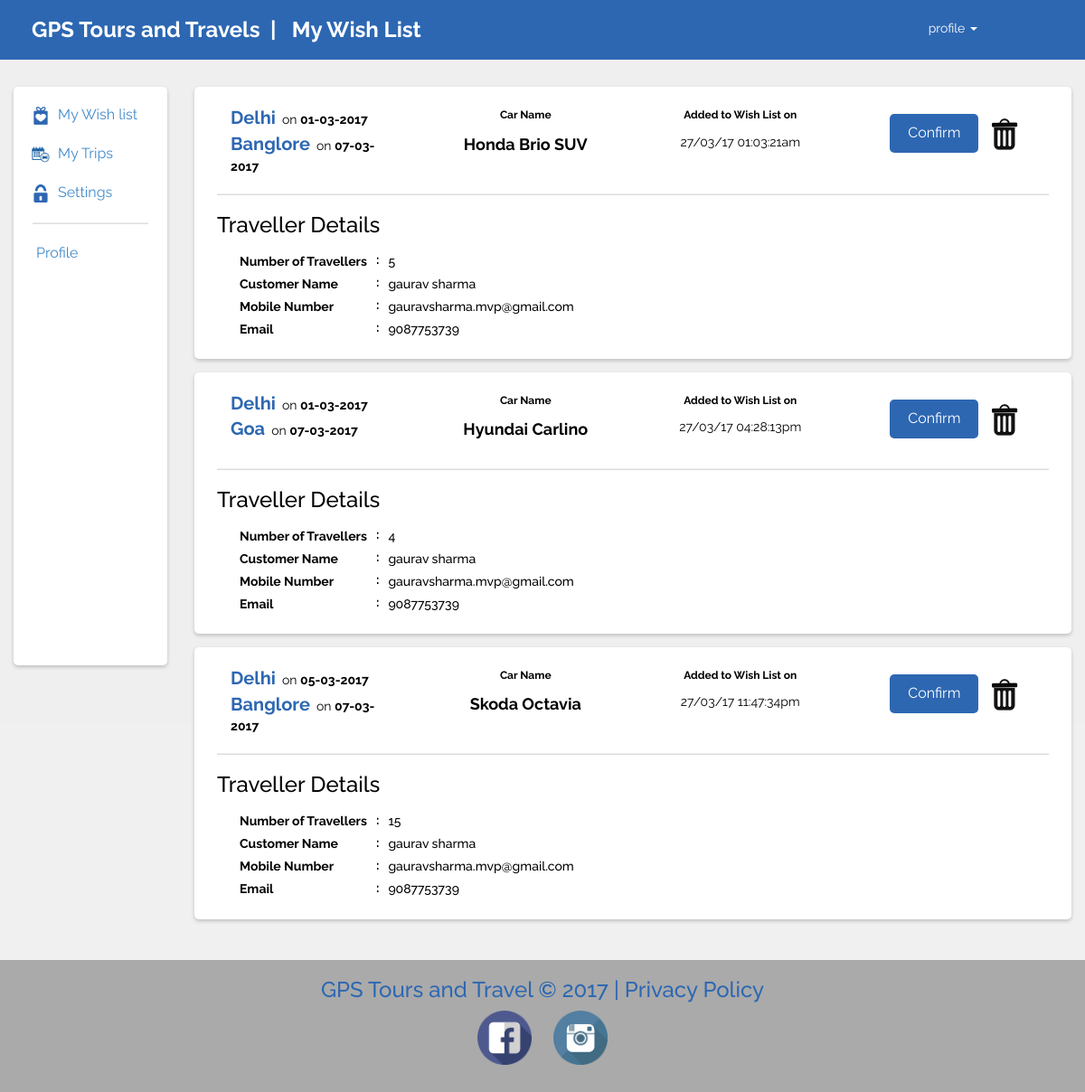
/user/wishList.php (signed in), run on the app's committed database.
### tables this page shows
CREATE TABLE `applied_users` (
  `id` int(11) NOT NULL,
  `customer_id` varchar(100) NOT NULL,
  `mobile` varchar(15) NOT NULL,
  `email` varchar(50) NOT NULL,
  `location` varchar(40) NOT NULL,
  `car_id` varchar(100) NOT NULL,
  `driver_id` varchar(20) NOT NULL DEFAULT 'null',
  `date_from` varchar(20) NOT NULL,
  `date_to` varchar(20) NOT NULL,
  `place_from` varchar(30) NOT NULL,
  `place_to` varchar(30) NOT NULL,
  `no_of_travellers` varchar(5) NOT NULL,
  `status` varchar(20) NOT NULL,
  `payment_method` varchar(10) NOT NULL,
  `inWishlist` varchar(10) NOT NULL,
  `booking_time` varchar(30) NOT NULL
);

CREATE TABLE `cars_available` (
  `id` int(11) NOT NULL,
  `type` varchar(10) NOT NULL,
  `model` varchar(40) NOT NULL,
  `Available` varchar(10) NOT NULL,
  `booked_till` varchar(20) NOT NULL
);

CREATE TABLE `users` (
  `id` int(11) NOT NULL,
  `username` varchar(50) NOT NULL,
  `email` varchar(50) NOT NULL,
  `mobile` varchar(15) NOT NULL,
  `password` varchar(256) NOT NULL,
  `create_at` varchar(30) NOT NULL,
  `avatar` varchar(100) NOT NULL
);

### user/wishList.php (the view, shortened to what this page needs)
<?php
    if(isset($_SESSION['user_id'])){
        $wSql="SELECT * FROM applied_users WHERE inWishList='1'";
        $wRetavl=mysql_query($wSql);
    }
    else{
        $userExist=0;
    }
 ?>
<!DOCTYPE html>
<html lang="en">
<head>
    <link rel="stylesheet" type="text/css" href="../css/bootstrap.css">
    <link rel="stylesheet" type="text/css" href="../css/styles5.css">
    <link href="../css/jquery.dataTables.min.css" rel="stylesheet" />
</head>
<body>
    <div class="header">
        <div class="row">
            <div class="col-md-6">
                <a href="../index.php" id="logo_link"><h3>GPS Tours and Travels &nbsp;| &nbsp; My Wish List</h3></a>
            </div>
            <div class="col-md-2 pull-right">
                <div class="row">
                    <div class="col-md-12">
                        <div class="dropdown">
                          <button id="dLabel" type="button" data-toggle="dropdown" aria-haspopup="true" aria-expanded="false">
                                profile
                            <span class="caret"></span>
                          </button>
                        </div>
                    </div>
                </div>
            </div>
        </div>
    </div>
    <div class="row profile_body">
        <div class="col-md-2">
            <div class="side-bar">
                <ul>
                    <li>
                        <img src="../img/pi1.png" style="width: 20px;">
                        <a href="wishList.php">My Wish list</a>
                    </li>
                    <li>
                        <img src="../img/pi2.png" style="width: 20px;">
                        <a href="bookings.php">My Trips</a>
                    </li>
                    <li>
                        <img src="../img/pi3.png" style="width: 20px;">
                        <a href="settings.php">Settings</a>
                    </li>
                    <li><hr style="margin: 1px;"></li>
                    <li><a href="profile.php">Profile</a></li>
                </ul>
            </div>
        </div>
        <div class="col-md-10">
            <div class="main-body">
                <?php
                    while($wVal=mysql_fetch_assoc($wRetavl)){
                        $user_id=$wVal['customer_id'];
                        $userSql="SELECT * FROM users WHERE id='$user_id'";
                        $userVal=mysql_fetch_assoc(mysql_query($userSql));
                        $car_id=$wVal['car_id'];
                        $carSql="SELECT * FROM cars_available WHERE id='$car_id'";
                        $carVal=mysql_fetch_assoc(mysql_query($carSql));
                 ?>
                <div class="row wish_list_item" id="row_<?php echo $wVal['id']?>">
                    <div class="col-md-3">
                        <div class="row">
                             <div class="col-md-12">
                                <span id="place_from_to"><?php echo ucfirst($wVal['place_from']) ?></span>
                                &nbsp;on
                                <strong><?php echo $wVal['date_from'] ?></strong>
                             </div>
                        </div>
                        <div class="row">
                             <div class="col-md-12">
                                <span id="place_from_to"><?php echo ucfirst($wVal['place_to']) ?></span>
                                &nbsp;on
                                <strong><?php echo $wVal['date_to'] ?></strong>
                             </div>
                        </div>
                    </div>
                    <div class="col-md-3">
                        <center>
                            <span style="font-size: 12px;font-weight: bold;">Car Name</span>
                            <br/>
                            <p style="margin-top: 10px;font-weight: bold;font-size: 18px;"><?php echo $carVal['model']; ?></p>
                        </center>
                    </div>
                    <div class="col-md-3">
                        <center>
                            <span style="font-size: 12px;font-weight: bold;">Added to Wish List on</span>
                            <br/>
                            <p style="margin-top: 10px;"><?php echo $wVal['booking_time']; ?></p>
                        </center>
                    </div>
                    <div class="col-md-3">
                        <center>
                            <button id="confirm_button">Confirm</button>
                            <img src="../img/bin_close.png" class="bin" id="<?php echo $wVal['id'];?>" style="width: 35px;">
                        </center>
                    </div>
                    <div class="col-md-12">
                    <hr>
                    <h3 style="margin: 0;padding: 0;">Traveller Details</h3>
                        <table>
                            <tbody>
                                <tr>
                                    <td><h5 style="font-weight: bold;">Number of Travellers</h5></td>
                                    <td><label>:</label></td>
                                    <td><h5><?php echo $wVal['no_of_travellers'] ?></h5></td>
                                </tr>
                                <tr>
                                    <td><h5 style="font-weight: bold;">Customer Name</h5></td>
                                    <td><label>:</label></td>
                                    <td><h5><?php echo $userVal['username'] ?></h5></td>
                                </tr>
                                <tr>
                                    <td><h5 style="font-weight: bold;">Mobile Number</h5></td>
                                    <td><label>:</label></td>
                                    <td><h5><?php echo $wVal['email'] ?></h5></td>
                                </tr>
                                <tr>
                                    <td><h5 style="font-weight: bold;">Email</h5></td>
                                    <td><label>:</label></td>
                                    <td><h5><?php echo $wVal['mobile'] ?></h5></td>
                                </tr>
                            </tbody>
                        </table>
                    </div>
                </div>
                <?php } ?>
            </div>
        </div>
    </div>
    <div class="footer">
        <h3 class="text-center" style="color: #2d67b2;">GPS Tours and Travel © 2017 | Privacy Policy</h3>
        <div class="row">
            <div class="col-md-12">
                <center>
                    <img src="../img/facebook.png" style="width: 60px; margin: 10px;">
                    <img src="../img/instagram.png" style="width: 60px; margin: 10px;">
                </center>
            </div>
        </div>
    </div>
</body>
</html>

### css/styles5.css (style rules this page uses)
html, body { background-color: #f0f0f0; color: #000; font-family: 'Raleway', sans-serif; height: 100vh; margin: 0; }
hr { background-color: #dcdcdc; height: 1px; }
.row { padding: 0px; margin: 0px; }
.main-body { color: #000; width: 100%; margin: auto; }
.footer { padding-top: 10px; padding-bottom: 1px; color: #000; }

### user/wishList.php (style rules this page uses)
body { background: #efefef; }
h1,h2,h3,h4 { padding: 0; margin: 0; }
.header { padding: 20px; background: #2d67b2; }
.header h4,.header h3 { color: #fff; font-weight: bold; padding: 0; margin: 0; }
.footer { background: #aaa; padding: 20px; }
.profile_body { margin-top: 30px; margin-bottom: 30px; }
.side-bar { background: #fff; height: 80vh; padding: 10px; border-radius: 5px; box-shadow: 0 2px 4px 0 rgba(0,0,0,0.2); }
.wish_list_item { background: #fff; padding: 20px 10px 20px 10px; border-radius: 5px; margin-bottom: 15px; box-shadow: 0 2px 4px 0 rgba(0,0,0,0.2); }
.side-bar ul { padding: 0; margin: 0; }
.side-bar ul li { list-style: none; padding: 10px; font-size: 16px; }
.side-bar ul li a { margin-left: 5px; }
#dLabel { background: #2d67b2; border: 0; color: #fff; box-shadow: 0; padding-left: 10px; padding-right: 10px; }
table { margin-top: 15px; margin-left: 20px; }
td { padding-left: 5px; padding-right: 5px; }
h5 { margin: 0; }
#logo_link { text-decoration: none; }
#place_from_to { font-size: 20px; color: #2d67b2; font-weight:bold; }
#confirm_button { background: #2d67b2; border: 0; border-radius: 5px; color: #fff; font-size: 16px; margin-top: 10px; padding: 10px 20px 10px 20px; }

### data on the page
applied_users: place_from "Delhi", date_from "01-03-2017", place_to "Banglore", date_to "07-03-2017", cars_available.model "Honda Brio SUV", booking_time "27/03/17 01:03:21am", no_of_travellers "5", users.username "gaurav sharma", email "gauravsharma.mvp@gmail.com", mobile "9087753739"
applied_users: place_from "Delhi", date_from "01-03-2017", place_to "Goa", date_to "07-03-2017", cars_available.model "Hyundai Carlino", booking_time "27/03/17 04:28:13pm", no_of_travellers "4", users.username "gaurav sharma", email "gauravsharma.mvp@gmail.com", mobile "9087753739"
applied_users: place_from "Delhi", date_from "05-03-2017", place_to "Banglore", date_to "07-03-2017", cars_available.model "Skoda Octavia", booking_time "27/03/17 11:47:34pm", no_of_travellers "15", users.username "gaurav sharma", email "gauravsharma.mvp@gmail.com", mobile "9087753739"
